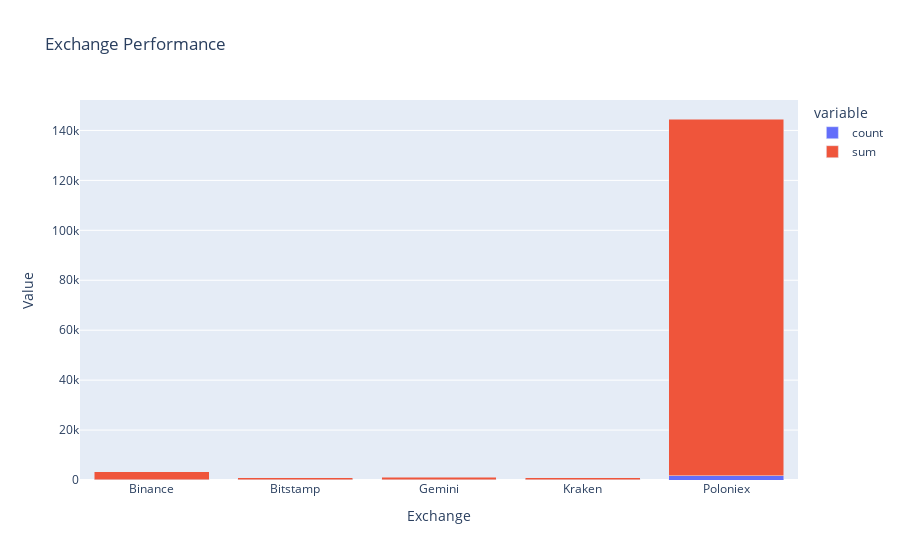

Notebook code cell kept with this figure:
### Markdown cell above
##### Exchange Performance
- Evaluate the performance of each exchange in terms of the number of trades and profit. This helps in optimizing the selection of exchanges and diversifying risks.

### Code cell
exchange_performance = luffy_df.groupby('buy_exchange')['profit'].agg(['count', 'sum']).reset_index()
exchange_performance_plot = px.bar(
    exchange_performance,
    x='buy_exchange',
    y=['count', 'sum'],
    barmode='stack',
    title='Exchange Performance',
    labels={'buy_exchange':'Exchange', 'value':'Value'}
)

exchange_performance_plot.show()

### Figure 1 — Plotly figure (JSON) as saved in the notebook; plotly's stock layout.template omitted (floating-point values rounded to 4 significant figures)
{"data": [{"alignmentgroup": "True", "hovertemplate": "variable=count<br>Exchange=%{x}<br>Value=%{y}<extra></extra>", "legendgroup": "count", "marker": {"color": "#636efa", "pattern": {"shape": ""}}, "name": "count", "offsetgroup": "count", "orientation": "v", "showlegend": true, "textposition": "auto", "type": "bar", "x": ["Binance", "Bitstamp", "Gemini", "Kraken", "Poloniex"], "xaxis": "x", "y": [124, 24, 67, 26, 1698], "yaxis": "y"}, {"alignmentgroup": "True", "hovertemplate": "variable=sum<br>Exchange=%{x}<br>Value=%{y}<extra></extra>", "legendgroup": "sum", "marker": {"color": "#EF553B", "pattern": {"shape": ""}}, "name": "sum", "offsetgroup": "sum", "orientation": "v", "showlegend": true, "textposition": "auto", "type": "bar", "x": ["Binance", "Bitstamp", "Gemini", "Kraken", "Poloniex"], "xaxis": "x", "y": [3228.0, 802.1, 1018.0, 927.3, 142900.0], "yaxis": "y"}], "layout": {"barmode": "stack", "legend": {"title": {"text": "variable"}, "tracegroupgap": 0}, "title": {"text": "Exchange Performance"}, "xaxis": {"anchor": "y", "domain": [0, 1], "title": {"text": "Exchange"}}, "yaxis": {"anchor": "x", "domain": [0, 1], "title": {"text": "Value"}}}}
